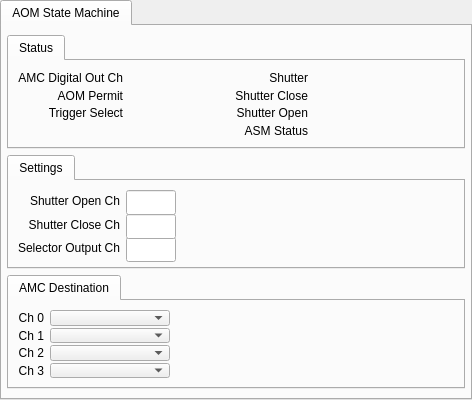
            <widget class="PyDMTabWidget" name="PyDMTabWidget_8">
             <property name="toolTip">
              <string/>
             </property>
             <property name="whatsThis">
              <string/>
             </property>
             <property name="alarmChannels">
              <stringlist>
               <string></string>
              </stringlist>
             </property>
             <widget class="QWidget" name="tab_13">
              <attribute name="title">
               <string>AOM State Machine</string>
              </attribute>
              <layout class="QVBoxLayout" name="verticalLayout_15">
               <property name="leftMargin">
                <number>5</number>
               </property>
               <property name="topMargin">
                <number>9</number>
               </property>
               <property name="rightMargin">
                <number>5</number>
               </property>
               <property name="bottomMargin">
                <number>9</number>
               </property>
               <item>
                <layout class="QVBoxLayout" name="verticalLayout_14">
                 <item>
                  <widget class="QTabWidget" name="tabWidget_9">
                   <property name="currentIndex">
                    <number>0</number>
                   </property>
                   <widget class="QWidget" name="tab_18">
                    <attribute name="title">
                     <string>Status</string>
                    </attribute>
                    <layout class="QGridLayout" name="gridLayout_41">
                     <item row="0" column="0">
                      <layout class="QGridLayout" name="gridLayout_40">
                       <property name="verticalSpacing">
                        <number>2</number>
                       </property>
                       <item row="2" column="1">
                        <widget class="PyDMLabel" name="PyDMLabel_85">
                         <property name="minimumSize">
                          <size>
                           <width>100</width>
                           <height>25</height>
                          </size>
                         </property>
                         <property name="toolTip">
                          <string/>
                         </property>
                         <property name="alignment">
                          <set>Qt::AlignCenter</set>
                         </property>
                         <property name="alarmSensitiveContent" stdset="0">
                          <bool>true</bool>
                         </property>
                         <property name="channel" stdset="0">
                          <string>ca://${P}:ASM_TRG_SELECT</string>
                         </property>
                        </widget>
                       </item>
                       <item row="0" column="1">
                        <widget class="PyDMLabel" name="PyDMLabel_83">
                         <property name="minimumSize">
                          <size>
                           <width>100</width>
                           <height>25</height>
                          </size>
                         </property>
                         <property name="toolTip">
                          <string/>
                         </property>
                         <property name="alignment">
                          <set>Qt::AlignCenter</set>
                         </property>
                         <property name="alarmSensitiveContent" stdset="0">
                          <bool>true</bool>
                         </property>
                         <property name="channel" stdset="0">
                          <string>ca://${P}:ASM_MPS_AMC_DOUT</string>
                         </property>
                        </widget>
                       </item>
                       <item row="2" column="2">
                        <widget class="QLabel" name="label_71">
                         <property name="text">
                          <string>Shutter Open</string>
                         </property>
                         <property name="alignment">
                          <set>Qt::AlignRight|Qt::AlignTrailing|Qt::AlignVCenter</set>
                         </property>
                        </widget>
                       </item>
                       <item row="0" column="0">
                        <widget class="QLabel" name="label_66">
                         <property name="text">
                          <string>AMC Digital Out Ch</string>
                         </property>
                         <property name="alignment">
                          <set>Qt::AlignRight|Qt::AlignTrailing|Qt::AlignVCenter</set>
                         </property>
                        </widget>
                       </item>
                       <item row="1" column="1">
                        <widget class="PyDMLabel" name="PyDMLabel_84">
                         <property name="minimumSize">
                          <size>
                           <width>100</width>
                           <height>25</height>
                          </size>
                         </property>
                         <property name="toolTip">
                          <string/>
                         </property>
                         <property name="alignment">
                          <set>Qt::AlignCenter</set>
                         </property>
                         <property name="alarmSensitiveContent" stdset="0">
                          <bool>true</bool>
                         </property>
                         <property name="channel" stdset="0">
                          <string>ca://${P}:ASM_AOM_PERMIT</string>
                         </property>
                        </widget>
                       </item>
                       <item row="3" column="2">
                        <widget class="QLabel" name="label_72">
                         <property name="text">
                          <string>ASM Status</string>
                         </property>
                         <property name="alignment">
                          <set>Qt::AlignRight|Qt::AlignTrailing|Qt::AlignVCenter</set>
                         </property>
                        </widget>
                       </item>
                       <item row="1" column="0">
                        <widget class="QLabel" name="label_67">
                         <property name="text">
                          <string>AOM Permit</string>
                         </property>
                         <property name="alignment">
                          <set>Qt::AlignRight|Qt::AlignTrailing|Qt::AlignVCenter</set>
                         </property>
                        </widget>
                       </item>
                       <item row="0" column="2">
                        <widget class="QLabel" name="label_69">
                         <property name="text">
                          <string>Shutter</string>
                         </property>
                         <property name="alignment">
                          <set>Qt::AlignRight|Qt::AlignTrailing|Qt::AlignVCenter</set>
                         </property>
                        </widget>
                       </item>
                       <item row="2" column="0">
                        <widget class="QLabel" name="label_68">
                         <property name="text">
                          <string>Trigger Select</string>
                         </property>
                         <property name="alignment">
                          <set>Qt::AlignRight|Qt::AlignTrailing|Qt::AlignVCenter</set>
                         </property>
                        </widget>
                       </item>
                       <item row="1" column="2">
                        <widget class="QLabel" name="label_70">
                         <property name="text">
                          <string>Shutter Close</string>
                         </property>
                         <property name="alignment">
                          <set>Qt::AlignRight|Qt::AlignTrailing|Qt::AlignVCenter</set>
                         </property>
                        </widget>
                       </item>
                       <item row="0" column="3">
                        <widget class="PyDMLabel" name="PyDMLabel_86">
                         <property name="minimumSize">
                          <size>
                           <width>100</width>
                           <height>25</height>
                          </size>
                         </property>
                         <property name="toolTip">
                          <string/>
                         </property>
                         <property name="alignment">
                          <set>Qt::AlignCenter</set>
                         </property>
                         <property name="alarmSensitiveContent" stdset="0">
                          <bool>true</bool>
                         </property>
                         <property name="channel" stdset="0">
                          <string>ca://${P}:ASM_SHUTTER</string>
                         </property>
                        </widget>
                       </item>
                       <item row="1" column="3">
                        <widget class="PyDMLabel" name="PyDMLabel_87">
                         <property name="minimumSize">
                          <size>
                           <width>100</width>
                           <height>25</height>
                          </size>
                         </property>
                         <property name="toolTip">
                          <string/>
                         </property>
                         <property name="alignment">
                          <set>Qt::AlignCenter</set>
                         </property>
                         <property name="alarmSensitiveContent" stdset="0">
                          <bool>true</bool>
                         </property>
                         <property name="channel" stdset="0">
                          <string>ca://${P}:ASM_SHUTTER_CLOSE</string>
                         </property>
                        </widget>
                       </item>
                       <item row="2" column="3">
                        <widget class="PyDMLabel" name="PyDMLabel_88">
                         <property name="minimumSize">
                          <size>
                           <width>100</width>
                           <height>25</height>
                          </size>
                         </property>
                         <property name="toolTip">
                          <string/>
                         </property>
                         <property name="alignment">
                          <set>Qt::AlignCenter</set>
                         </property>
                         <property name="alarmSensitiveContent" stdset="0">
                          <bool>true</bool>
                         </property>
                         <property name="channel" stdset="0">
                          <string>ca://${P}:ASM_SHUTTER_OPEN</string>
                         </property>
                        </widget>
                       </item>
                       <item row="3" column="3">
                        <widget class="PyDMLabel" name="PyDMLabel_89">
                         <property name="minimumSize">
                          <size>
                           <width>100</width>
                           <height>25</height>
                          </size>
                         </property>
                         <property name="toolTip">
                          <string/>
                         </property>
                         <property name="alignment">
                          <set>Qt::AlignCenter</set>
                         </property>
                         <property name="alarmSensitiveContent" stdset="0">
                          <bool>true</bool>
                         </property>
                         <property name="channel" stdset="0">
                          <string>ca://${P}:ASM_STATE_SM</string>
                         </property>
                        </widget>
                       </item>
                      </layout>
                     </item>
                     <item row="0" column="1">
                      <spacer name="horizontalSpacer_16">
                       <property name="orientation">
                        <enum>Qt::Horizontal</enum>
                       </property>
                       <property name="sizeHint" stdset="0">
                        <size>
                         <width>40</width>
                         <height>20</height>
                        </size>
                       </property>
                      </spacer>
                     </item>
                    </layout>
                   </widget>
                  </widget>
                 </item>
                 <item>
                  <widget class="QTabWidget" name="tabWidget_10">
                   <property name="currentIndex">
                    <number>0</number>
                   </property>
                   <widget class="QWidget" name="tab_20">
                    <attribute name="title">
                     <string>Settings</string>
                    </attribute>
                    <layout class="QGridLayout" name="gridLayout_43">
                     <item row="0" column="0">
                      <layout class="QGridLayout" name="gridLayout_42">
                       <property name="verticalSpacing">
                        <number>2</number>
                       </property>
                       <item row="2" column="0">
                        <widget class="QLabel" name="label_75">
                         <property name="text">
                          <string>Selector Output Ch</string>
                         </property>
                         <property name="alignment">
                          <set>Qt::AlignRight|Qt::AlignTrailing|Qt::AlignVCenter</set>
                         </property>
                        </widget>
                       </item>
                       <item row="2" column="1">
                        <widget class="PyDMLineEdit" name="PyDMLineEdit_12">
                         <property name="minimumSize">
                          <size>
                           <width>50</width>
                           <height>25</height>
                          </size>
                         </property>
                         <property name="maximumSize">
                          <size>
                           <width>50</width>
                           <height>16777215</height>
                          </size>
                         </property>
                         <property name="toolTip">
                          <string/>
                         </property>
                         <property name="alignment">
                          <set>Qt::AlignCenter</set>
                         </property>
                         <property name="channel" stdset="0">
                          <string>ca://${P}:ASM_SHTR_SRS</string>
                         </property>
                        </widget>
                       </item>
                       <item row="1" column="0">
                        <widget class="QLabel" name="label_74">
                         <property name="text">
                          <string>Shutter Close Ch</string>
                         </property>
                         <property name="alignment">
                          <set>Qt::AlignRight|Qt::AlignTrailing|Qt::AlignVCenter</set>
                         </property>
                        </widget>
                       </item>
                       <item row="0" column="0">
                        <widget class="QLabel" name="label_73">
                         <property name="text">
                          <string>Shutter Open Ch</string>
                         </property>
                         <property name="alignment">
                          <set>Qt::AlignRight|Qt::AlignTrailing|Qt::AlignVCenter</set>
                         </property>
                        </widget>
                       </item>
                       <item row="1" column="1">
                        <widget class="PyDMLineEdit" name="PyDMLineEdit_11">
                         <property name="minimumSize">
                          <size>
                           <width>50</width>
                           <height>25</height>
                          </size>
                         </property>
                         <property name="maximumSize">
                          <size>
                           <width>50</width>
                           <height>16777215</height>
                          </size>
                         </property>
                         <property name="toolTip">
                          <string/>
                         </property>
                         <property name="alignment">
                          <set>Qt::AlignCenter</set>
                         </property>
                         <property name="channel" stdset="0">
                          <string>ca://${P}:ASM_MPS_CLOSE_SRS</string>
                         </property>
                        </widget>
                       </item>
                       <item row="0" column="1">
                        <widget class="PyDMLineEdit" name="PyDMLineEdit_10">
                         <property name="minimumSize">
                          <size>
                           <width>50</width>
                           <height>25</height>
                          </size>
                         </property>
                         <property name="maximumSize">
                          <size>
                           <width>50</width>
                           <height>16777215</height>
                          </size>
                         </property>
                         <property name="toolTip">
                          <string/>
                         </property>
                         <property name="alignment">
                          <set>Qt::AlignCenter</set>
                         </property>
                         <property name="channel" stdset="0">
                          <string>ca://${P}:ASM_MPS_OPEN_SRS</string>
                         </property>
                        </widget>
                       </item>
                       <item row="0" column="2">
                        <widget class="PyDMLabel" name="PyDMLabel_90">
                         <property name="minimumSize">
                          <size>
                           <width>50</width>
                           <height>0</height>
                          </size>
                         </property>
                         <property name="toolTip">
                          <string/>
                         </property>
                         <property name="alignment">
                          <set>Qt::AlignCenter</set>
                         </property>
                         <property name="alarmSensitiveContent" stdset="0">
                          <bool>true</bool>
                         </property>
                         <property name="channel" stdset="0">
                          <string>ca://${P}:ASM_MPS_OPEN_SRS_RBV</string>
                         </property>
                        </widget>
                       </item>
                       <item row="1" column="2">
                        <widget class="PyDMLabel" name="PyDMLabel_91">
                         <property name="minimumSize">
                          <size>
                           <width>50</width>
                           <height>0</height>
                          </size>
                         </property>
                         <property name="toolTip">
                          <string/>
                         </property>
                         <property name="alignment">
                          <set>Qt::AlignCenter</set>
                         </property>
                         <property name="alarmSensitiveContent" stdset="0">
                          <bool>true</bool>
                         </property>
                         <property name="channel" stdset="0">
                          <string>ca://${P}:ASM_MPS_CLOSE_SRS_RBV</string>
                         </property>
                        </widget>
                       </item>
                       <item row="2" column="2">
                        <widget class="PyDMLabel" name="PyDMLabel_92">
                         <property name="minimumSize">
                          <size>
                           <width>50</width>
                           <height>0</height>
                          </size>
                         </property>
                         <property name="toolTip">
                          <string/>
                         </property>
                         <property name="alignment">
                          <set>Qt::AlignCenter</set>
                         </property>
                         <property name="alarmSensitiveContent" stdset="0">
                          <bool>true</bool>
                         </property>
                         <property name="channel" stdset="0">
                          <string>ca://${P}:ASM_SHTR_SRS_RBV</string>
                         </property>
                        </widget>
                       </item>
                      </layout>
                     </item>
                     <item row="0" column="1">
                      <spacer name="horizontalSpacer_15">
                       <property name="orientation">
                        <enum>Qt::Horizontal</enum>
                       </property>
                       <property name="sizeHint" stdset="0">
                        <size>
                         <width>40</width>
                         <height>20</height>
                        </size>
                       </property>
                      </spacer>
                     </item>
                    </layout>
                   </widget>
                  </widget>
                 </item>
                 <item>
                  <widget class="QTabWidget" name="tabWidget_11">
                   <property name="currentIndex">
                    <number>0</number>
                   </property>
                   <widget class="QWidget" name="tab_22">
                    <attribute name="title">
                     <string>AMC Destination</string>
                    </attribute>
                    <layout class="QGridLayout" name="gridLayout_45">
                     <item row="0" column="0">
                      <layout class="QGridLayout" name="gridLayout_44">
                       <property name="horizontalSpacing">
                        <number>6</number>
                       </property>
                       <property name="verticalSpacing">
                        <number>2</number>
                       </property>
                       <item row="3" column="1">
                        <widget class="PyDMEnumComboBox" name="PyDMEnumComboBox_5">
                         <property name="minimumSize">
                          <size>
                           <width>120</width>
                           <height>0</height>
                          </size>
                         </property>
                         <property name="toolTip">
                          <string/>
                         </property>
                         <property name="channel" stdset="0">
                          <string>ca://${P}:ASM_AMC_DEST_3</string>
                         </property>
                        </widget>
                       </item>
                       <item row="2" column="0">
                        <widget class="QLabel" name="label_78">
                         <property name="text">
                          <string>Ch 2</string>
                         </property>
                         <property name="alignment">
                          <set>Qt::AlignRight|Qt::AlignTrailing|Qt::AlignVCenter</set>
                         </property>
                        </widget>
                       </item>
                       <item row="2" column="1">
                        <widget class="PyDMEnumComboBox" name="PyDMEnumComboBox_4">
                         <property name="minimumSize">
                          <size>
                           <width>120</width>
                           <height>0</height>
                          </size>
                         </property>
                         <property name="toolTip">
                          <string/>
                         </property>
                         <property name="channel" stdset="0">
                          <string>ca://${P}:ASM_AMC_DEST_2</string>
                         </property>
                        </widget>
                       </item>
                       <item row="3" column="0">
                        <widget class="QLabel" name="label_79">
                         <property name="text">
                          <string>Ch 3</string>
                         </property>
                         <property name="alignment">
                          <set>Qt::AlignRight|Qt::AlignTrailing|Qt::AlignVCenter</set>
                         </property>
                        </widget>
                       </item>
                       <item row="0" column="1">
                        <widget class="PyDMEnumComboBox" name="PyDMEnumComboBox_2">
                         <property name="minimumSize">
                          <size>
                           <width>120</width>
                           <height>0</height>
                          </size>
                         </property>
                         <property name="toolTip">
                          <string/>
                         </property>
                         <property name="channel" stdset="0">
                          <string>ca://${P}:ASM_AMC_DEST_0</string>
                         </property>
                        </widget>
                       </item>
                       <item row="1" column="0">
                        <widget class="QLabel" name="label_77">
                         <property name="text">
                          <string>Ch 1</string>
                         </property>
                         <property name="alignment">
                          <set>Qt::AlignRight|Qt::AlignTrailing|Qt::AlignVCenter</set>
                         </property>
                        </widget>
                       </item>
                       <item row="0" column="0">
                        <widget class="QLabel" name="label_76">
                         <property name="text">
                          <string>Ch 0</string>
                         </property>
                         <property name="alignment">
                          <set>Qt::AlignRight|Qt::AlignTrailing|Qt::AlignVCenter</set>
                         </property>
                        </widget>
                       </item>
                       <item row="1" column="1">
                        <widget class="PyDMEnumComboBox" name="PyDMEnumComboBox_3">
                         <property name="minimumSize">
                          <size>
                           <width>120</width>
                           <height>0</height>
                          </size>
                         </property>
                         <property name="toolTip">
                          <string/>
                         </property>
                         <property name="channel" stdset="0">
                          <string>ca://${P}:ASM_AMC_DEST_1</string>
                         </property>
                        </widget>
                       </item>
                       <item row="0" column="2">
                        <widget class="PyDMLabel" name="PyDMLabel_93">
                         <property name="minimumSize">
                          <size>
                           <width>100</width>
                           <height>25</height>
                          </size>
                         </property>
                         <property name="toolTip">
                          <string/>
                         </property>
                         <property name="alignment">
                          <set>Qt::AlignCenter</set>
                         </property>
                         <property name="alarmSensitiveContent" stdset="0">
                          <bool>true</bool>
                         </property>
                         <property name="channel" stdset="0">
                          <string>ca://${P}:ASM_AMC_DEST_0_RBV</string>
                         </property>
                        </widget>
                       </item>
                       <item row="1" column="2">
                        <widget class="PyDMLabel" name="PyDMLabel_94">
                         <property name="minimumSize">
                          <size>
                           <width>100</width>
                           <height>25</height>
                          </size>
                         </property>
                         <property name="toolTip">
                          <string/>
                         </property>
                         <property name="alignment">
                          <set>Qt::AlignCenter</set>
                         </property>
                         <property name="alarmSensitiveContent" stdset="0">
                          <bool>true</bool>
                         </property>
                         <property name="channel" stdset="0">
                          <string>ca://${P}:ASM_AMC_DEST_1_RBV</string>
                         </property>
                        </widget>
                       </item>
                       <item row="2" column="2">
                        <widget class="PyDMLabel" name="PyDMLabel_95">
                         <property name="minimumSize">
                          <size>
                           <width>100</width>
                           <height>25</height>
                          </size>
                         </property>
                         <property name="toolTip">
                          <string/>
                         </property>
                         <property name="alignment">
                          <set>Qt::AlignCenter</set>
                         </property>
                         <property name="alarmSensitiveContent" stdset="0">
                          <bool>true</bool>
                         </property>
                         <property name="channel" stdset="0">
                          <string>ca://${P}:ASM_AMC_DEST_2_RBV</string>
                         </property>
                        </widget>
                       </item>
                       <item row="3" column="2">
                        <widget class="PyDMLabel" name="PyDMLabel_96">
                         <property name="minimumSize">
                          <size>
                           <width>100</width>
                           <height>25</height>
                          </size>
                         </property>
                         <property name="toolTip">
                          <string/>
                         </property>
                         <property name="alignment">
                          <set>Qt::AlignCenter</set>
                         </property>
                         <property name="alarmSensitiveContent" stdset="0">
                          <bool>true</bool>
                         </property>
                         <property name="channel" stdset="0">
                          <string>ca://${P}:ASM_AMC_DEST_3_RBV</string>
                         </property>
                        </widget>
                       </item>
                      </layout>
                     </item>
                     <item row="0" column="1">
                      <spacer name="horizontalSpacer_17">
                       <property name="orientation">
                        <enum>Qt::Horizontal</enum>
                       </property>
                       <property name="sizeHint" stdset="0">
                        <size>
                         <width>40</width>
                         <height>20</height>
                        </size>
                       </property>
                      </spacer>
                     </item>
                    </layout>
                   </widget>
                  </widget>
                 </item>
                </layout>
               </item>
               <item>
                <spacer name="verticalSpacer_4">
                 <property name="orientation">
                  <enum>Qt::Vertical</enum>
                 </property>
                 <property name="sizeHint" stdset="0">
                  <size>
                   <width>20</width>
                   <height>40</height>
                  </size>
                 </property>
                </spacer>
               </item>
              </layout>
             </widget>
            </widget>
